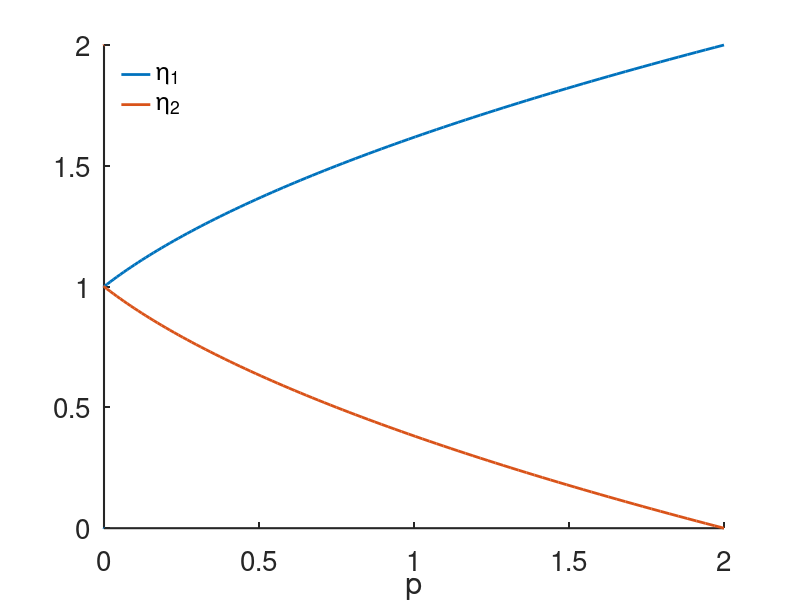

Source code (MATLAB):
% to plot h1 and h2 vs n

close all
clear all
clc
 
set(0,                           ...
   'defaultaxesfontsize', 20,   ...
   'defaultaxeslinewidth', 1.0, ...
   'defaultlinelinewidth', 2.0, ...
   'defaultpatchlinewidth', 0.7);


h1=[0:.01:2];
p=h1.^2-h1;
h2=2-h1;

figure(1)
plot(p,h1,p,h2)
xlabel('p')
legend('boxoff')
legend('\eta_1','\eta_2','location','northwest')
axis([0 2 0 2])
set(gca,'linewidth',1.5)
box off
